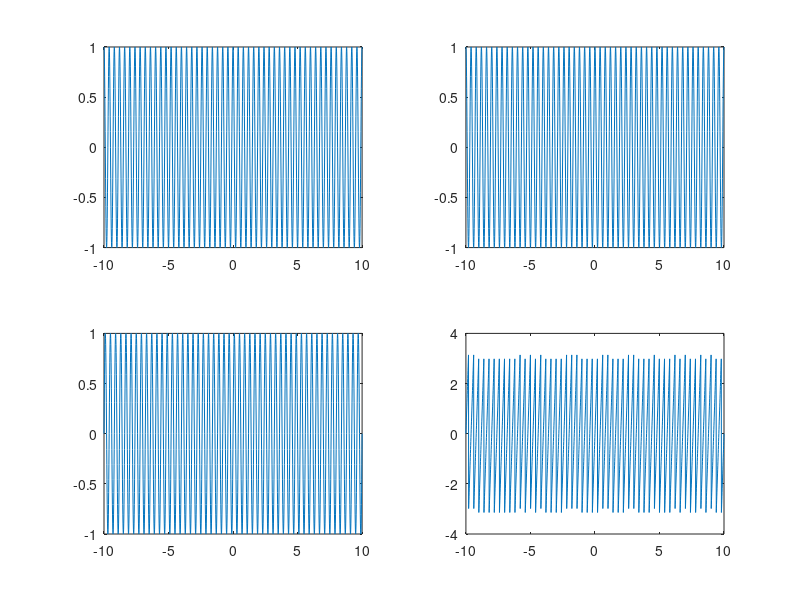

Source code (MATLAB):
clc;
clear;
close all;
omega = input('enter frequency :');
n = [-10: 0.01 : 10];
x = exp(1j*omega*pi*n);
real = real(x);
img = imag(x);
con = conj(x);
ang = angle(x);
absolute = abs(x);

subplot(2,2,1);
plot(n,x);

subplot(2,2,2);
plot(n,real);

subplot(2,2,3);
plot(n,img);

subplot(2,2,4);
plot(n,ang);
